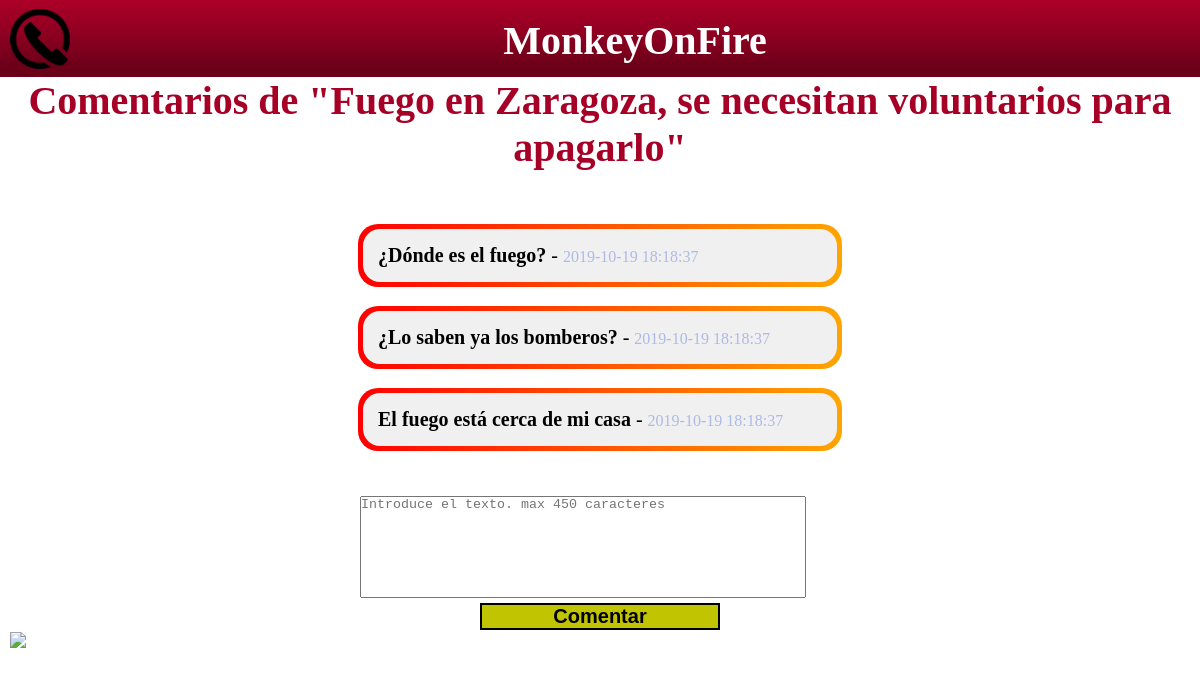
The app's page /front/html/comentarios.php?id=3 with its own data.
### tables this page shows
CREATE TABLE IF NOT EXISTS `Hilo` (
  `idHilo` INT NOT NULL AUTO_INCREMENT,
  `titulo` VARCHAR(100) NOT NULL,
  `comunidad` VARCHAR(45) NOT NULL,
  `fechaCreacion` DATETIME NOT NULL DEFAULT CURRENT_TIMESTAMP,
  `fechaModificacion` DATETIME NOT NULL DEFAULT CURRENT_TIMESTAMP ON UPDATE CURRENT_TIMESTAMP,
  PRIMARY KEY (`idHilo`));

CREATE TABLE IF NOT EXISTS `Comentario` (
  `idComentario` INT NOT NULL AUTO_INCREMENT,
  `texto` VARCHAR(450) NOT NULL,
  `fechaCreacion` DATETIME NOT NULL DEFAULT CURRENT_TIMESTAMP,
  `Hilo_idHilo` INT NOT NULL,
  PRIMARY KEY (`idComentario`, `Hilo_idHilo`),
  INDEX `fk_Comentario_Hilo_idx` (`Hilo_idHilo` ASC) VISIBLE,
  CONSTRAINT `fk_Comentario_Hilo`
    FOREIGN KEY (`Hilo_idHilo`)
    REFERENCES `Hilo` (`idHilo`)
    ON DELETE NO ACTION
    ON UPDATE NO ACTION);

### front/html/comentarios.php (the view, shortened to what this page needs)
<?php
    $usuario = "root";
    $contraseña = "root";
    $link = "mysql:host=localhost;dbname=monkeydevs";
    try{
        $mdb = new PDO($link, $usuario, $contraseña);
    }catch (PDOException $e){
        die();
    }
    $id = $_GET['id'];
    $sql_leer = 'SELECT * FROM comentario where Hilo_idHilo = :id';
    $gsent = $mdb->prepare($sql_leer);
    $gsent->bindParam(':id', $id, PDO::PARAM_INT);
    $gsent->execute();
    $comentarios = $gsent->fetchAll();
    $sql_leer = 'SELECT * FROM hilo where idHilo = :id';
    $gsent = $mdb->prepare($sql_leer);
    $gsent->bindParam(':id', $id, PDO::PARAM_INT);
    $gsent->execute();
    $hilo = $gsent->fetch();
?>
<!DOCTYPE html>
<html lang="es">
<?php
    if( $_SERVER['REQUEST_METHOD']=='GET') {
?>
<head>
    <link rel="stylesheet" href="../estilos/estilos.css">
</head>
<body>
    <div class="cuerpo2">
        <div class="cabecera">
            <img src="../imagenes/icono.png" title="MonkeyOnFire" />
            <h2>MonkeyOnFire</h2>
        </div>
        <div class="comentarios">
        <div class="tituloHilosComentarios">Comentarios de "<?php echo($hilo['titulo']) ?>"</div>
          <div class= "comentarios_container">
            <?php foreach($comentarios as $c):   ?>
                <div class="gradient-box">
                    <p class="comentario">
                        <span id="titulo-hilo"><?php echo $c['texto'] ?></span>
                        -
                        <span id="fecha-hilo"><?php echo $c['fechaCreacion'] ?></span>
                    </p>
                </div>
              <br>
            <?php endforeach  ?>
          </div>
          <form class="input_comentario" method="post">
            <textarea placeholder="Introduce el texto. max 450 caracteres" name="comentarioIntroducido" style="resize: none;" maxlength="250"></textarea>
            <br>
            <input id="comentar-comentario" type="submit" value="Comentar">
          </form>
        </div>
        <a href="hilos.php"><img src="../imagenes/atras.png" width="60"/></a>
    </div>
</body>
<?php
    }else if( $_SERVER['REQUEST_METHOD']=='POST') {
        if(isset($_POST['comentarioIntroducido']) && $_POST['comentarioIntroducido']!=""){
            $sql_insertar = 'INSERT INTO comentario(texto, Hilo_idHilo) VALUES(?,?)';
            $sentencia_insertar = $mdb->prepare($sql_insertar);
            $sentencia_insertar->execute(array($_POST['comentarioIntroducido'], $id));
        }
        header('Location: ?id='.$id);
        exit;
    }
?>

### front/estilos/estilos.css (style rules this page uses)
* { margin: 0px; padding: 0px; }
.cabecera { background: rgba(173,0,40,1); background: -moz-linear-gradient(top, rgba(173,0,40,1) 0%, rgba(143,0,33,1) 44%, rgba(107,0,25,1) 88%, rgba(107,0,25,1) 100%); background: -webkit-gradient(left top, left bottom, color-stop(0%, rgba(173,0,40,1)), color-stop(44%, rgba(143,0,33,1)), color-stop(88%, rgba(107,0,25,1)), color-stop(100%, rgba(107,0,25,1))); background: -webkit-linear-gradient(top, rgba(173,0,40,1) 0%, rgba(143,0,33,1) 44%, rgba(107,0,25,1) 88%, rgba(107,0,25,1) 100%); background: -o-linear-gradient(top, rgba(173,0,40,1) 0%, rgba(143,0,33,1) 44%, rgba(107,0,25,1) 88%, rgba(107,0,25,1) 100%); background: -ms-linear-gradient(top, rgba(173,0,40,1) 0%, rgba(143,0,33,1) 44%, rgba(107,0,25,1) 88%, rgba(107,0,25,1) 100%); background: linear-gradient(to bottom, rgba(173,0,40,1) 0%, rgba(143,0,33,1) 44%, rgba(107,0,25,1) 88%, rgba(107,0,25,1) 100%); width: 100%; height: 75px; padding-top: 2px; text-align: center; z-index:999 !important; }
.cabecera img { width: 60px; float: left; margin-left: 15px; margin-top: 7px; }
.cabecera h2 { text-align: center; margin-top: 15px; font-size: 40px; color: #FFFF; }
.cuerpo2 { font-size: 20px; }
.cuerpo2 img { margin-left: 10px; }
.comentarios textarea { width: 37%; height: 20%; height: 100px; margin-left: 30%; margin-top: 2%; }
.comentarios_container { margin-top: 55px; }
.gradient-box { display: flex; width: 40%; height: auto; margin: auto; position: relative; box-sizing: border-box; color: #000; background: #f0f0f0; background-clip: padding-box; border: solid 3px transparent; border-radius: 1em; transition: background-color 3s ease-out, color 3s ease-out; }
.gradient-box:before { content: ''; position: absolute; top: 0; right: 0; bottom: 0; left: 0; z-index: -1; margin: -5px; border-radius: inherit; background: linear-gradient(to right, red, orange); }
.comentarios input { width: 10%; margin-left: 30%; }
.comentarios p { padding: 15px; }
#titulo-hilo { font-weight: bold; }
#fecha-hilo { font-size: 80%; color: #acbae5; font-weight: 400; }
.tituloHilosComentarios { text-align: center; color: #A70026; font-size: 40px; font-weight: bold; }
#comentar-comentario { font-weight: 600; font-size: 20px; margin: 0 40% 0 40%; width: 20%; border: 2px solid black; background-color: #c1c401; }

### records on screen
hilo: titulo "Fuego en Zaragoza, se necesitan voluntarios para apagarlo"
comentario: texto "¿Dónde es el fuego?", fechaCreacion "2019-10-19 18:18:37"
comentario: texto "¿Lo saben ya los bomberos?", fechaCreacion "2019-10-19 18:18:37"
comentario: texto "El fuego está cerca de mi casa", fechaCreacion "2019-10-19 18:18:37"
